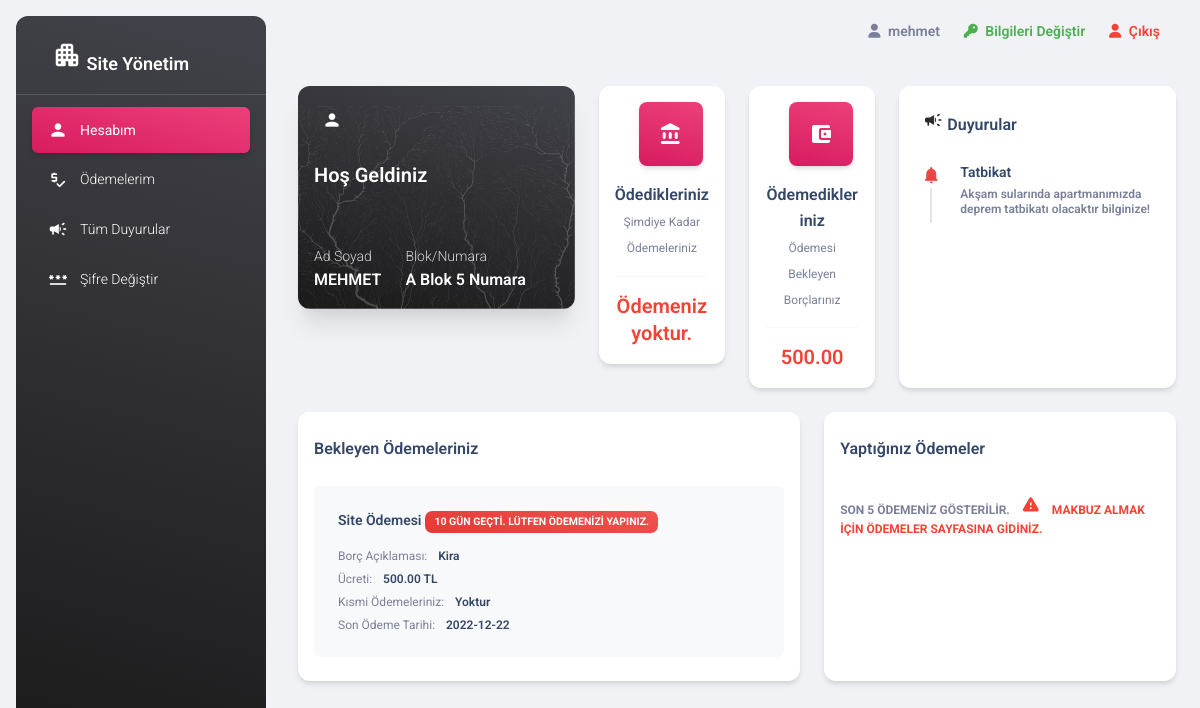
Page /pages/hesabim.php (signed in) on the earlier database version.
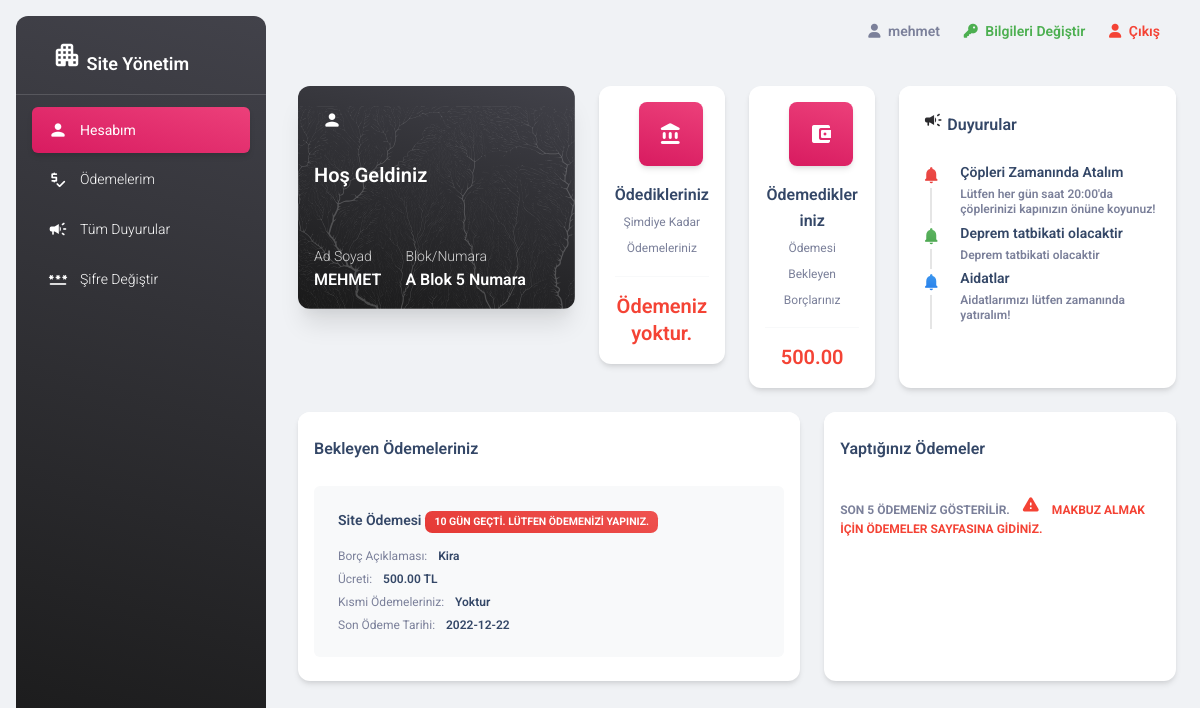
Same page on the later database version.
### tables this page shows
CREATE TABLE `tblkullanici` (
  `id` int(255) NOT NULL,
  `adsoyad` varchar(50) NOT NULL,
  `tckimlikno` varchar(11) NOT NULL,
  `mail` varchar(250) NOT NULL,
  `adres` varchar(500) NOT NULL,
  `tel` varchar(10) NOT NULL,
  `evsahibi` varchar(50) NOT NULL,
  `sifre` varchar(200) NOT NULL,
  `daireid` int(11) DEFAULT NULL,
  `yetki` enum('0','1') NOT NULL
);

CREATE TABLE `tbldaire` (
  `id` int(11) NOT NULL,
  `blokad` varchar(3) NOT NULL,
  `daireno` int(11) NOT NULL,
  `dolumu` int(11) NOT NULL
);

CREATE TABLE `tblduyuru` (
  `id` int(11) NOT NULL,
  `baslik` varchar(200) NOT NULL,
  `icerik` varchar(5000) NOT NULL,
  `tip` varchar(40) NOT NULL
);

CREATE TABLE `tblucret` (
  `id` int(11) NOT NULL,
  `ucret` decimal(10,2) NOT NULL,
  `kismi` decimal(10,2) DEFAULT NULL,
  `daireid` int(11) NOT NULL,
  `aciklama` varchar(5000) NOT NULL,
  `nereye` varchar(50) NOT NULL,
  `odendimi` int(11) NOT NULL,
  `sonodemetarihi` date NOT NULL
);

### pages/hesabim.php (the view, shortened to what the rows shown need)
<!DOCTYPE html>
<html lang="tr">
<?php
include '../connection.php';
 $id = $_SESSION['tc'];
 $verilerQuery = $conn->query("select k.tckimlikno, k.adsoyad, d.blokad, d.daireno, d.id from tblkullanici k,tbldaire d where k.tckimlikno='$id' and k.daireid=d.id");
 $veriler = $verilerQuery->fetch(PDO::FETCH_ASSOC);
 $daireid = $veriler['id'];
 $borclar = $conn->query("Select * from tblucret where daireid=$daireid and odendimi=0");
 $duyuruQuery = $conn->query("Select * from tblduyuru order by id desc limit 5");
?>
<head>
  <link href="../assets/css/nucleo-icons.css" rel="stylesheet" />
  <link href="../assets/css/nucleo-svg.css" rel="stylesheet" />
  <link id="pagestyle" href="../assets/css/material-dashboard.css?v=3.0.1" rel="stylesheet" />
</head>
<body class="g-sidenav-show  bg-gray-200">
  <main class="main-content position-relative max-height-vh-100 h-100 border-radius-lg ">
    <div class="container-fluid py-4">
      <div class="row">
        <div class="col-lg-8">
          <div class="row">
            <div class="col-xl-6 mb-xl-0 mb-4">
              <div class="card bg-transparent shadow-xl">
                <div class="overflow-hidden position-relative border-radius-xl">
                  <div class="card-body position-relative z-index-1 p-3">
                    <div class="d-flex">
                      <div class="d-flex">
                        <div class="me-4">
                          <p class="text-white text-sm opacity-8 mb-0">Ad Soyad</p>
                          <h6 class="text-white mb-0"><?php echo mb_strtoupper($veriler['adsoyad'],"UTF-8"); ?></h6>
                        </div>
                        <div>
                          <p class="text-white text-sm opacity-8 mb-0">Blok/Numara</p>
                          <h6 class="text-white mb-0"><?php echo $veriler['blokad']. " Blok " . $veriler['daireno']. " Numara"  ?></h6>
                        </div>
                      </div>
                    </div>
                  </div>
                </div>
              </div>
            </div>
          </div>
        </div>
        <div class="col-lg-4">
        <div class="card h-100">
            <div class="card-body p-3">
              <div class="timeline timeline-one-side">
                <div class="timeline-block mb-3">
                  <?php while($duyuru=$duyuruQuery->fetch(PDO::FETCH_ASSOC)) {  ?>
                  <span class="timeline-step">
                    <i class="material-icons text-<?php echo $duyuru['tip']; ?> text-gradient">notifications</i>
                  </span>
                  <div class="timeline-content">
                    <h6 class="text-dark text-sm font-weight-bold mb-0"><?php echo $duyuru['baslik']; ?></h6>
                    <p class="text-secondary font-weight-bold text-xs mt-1 mb-0"><?php echo $duyuru['icerik']; ?></p>
                  </div>
                  <?php } ?>
                </div>
                </div>
              </div>
            </div>
        </div>
      </div>
      <div class="row">
        <div class="col-md-7 mt-4">
          <div class="card">
            <div class="card-body pt-4 p-3">
              <ul class="list-group">
                <?php while($borc = $borclar->fetch(PDO::FETCH_ASSOC)) { ?>
                <li class="list-group-item border-0 d-flex p-4 mb-2 bg-gray-100 border-radius-lg">
                  <div class="d-flex flex-column">
                    <h6 class="mb-3 text-sm">Site Ödemesi     <?php  $tarih = date('Y-m-d');
                    $interval= (strtotime($borc['sonodemetarihi'])-strtotime($tarih))/86400;
                    if($interval>0) {
                      echo "<span class=\"badge badge-sm bg-gradient-info\">" . $interval . " Gün Kaldı.</span>";
                    } else if ($interval==0) {
                      echo "<span class=\"badge badge-sm bg-gradient-warning\">Bugün Son Gün Lütfen Ödemenizi Yapınız.</span>";
                    } else if($interval<0) {
                      echo "<span class=\"badge badge-sm bg-gradient-danger\">" . -$interval . " Gün Geçti. Lütfen Ödemenizi Yapınız.</span>";
                    }
                     ?></h6>
                    <span class="mb-2 text-xs">Borç Açıklaması: <span class="text-dark font-weight-bold ms-sm-2"><?php echo $borc['aciklama']; ?></span></span>
                    <span class="mb-2 text-xs">Ücreti: <span class="text-dark ms-sm-2 font-weight-bold"><?php echo $borc['ucret'] . " TL"; ?></span></span>
                    <span class="mb-2 text-xs">Kısmi Ödemeleriniz: <span class="text-dark ms-sm-2 font-weight-bold"><?php if($borc['kismi']!=NULL) {echo $borc['kismi'] . " TL   "; } else {echo "Yoktur";}?></span></span>
                    <span class="text-xs">Son Ödeme Tarihi: <span class="text-dark ms-sm-2 font-weight-bold"><?php echo $borc['sonodemetarihi']; ?></span></span>
                  </div>
                </li>
                <?php } ?>
              </ul>
            </div>
          </div>
        </div>
      </div>
    </div>
  </main>
</body>
</html>

Differences in the rows shown:
removed tblduyuru: baslik "Tatbikat", icerik "Akşam sularında apartmanımızda deprem tatbikatı olacaktır bilginize!"
added tblduyuru: baslik "Çöpleri Zamanında Atalım", icerik "Lütfen her gün saat 20:00'da çöplerinizi kapınızın önüne koyunuz!"
added tblduyuru: baslik "Deprem tatbikati olacaktir", icerik "Deprem tatbikati olacaktir"
added tblduyuru: baslik "Aidatlar", icerik "Aidatlarımızı lütfen zamanında yatıralım!"
